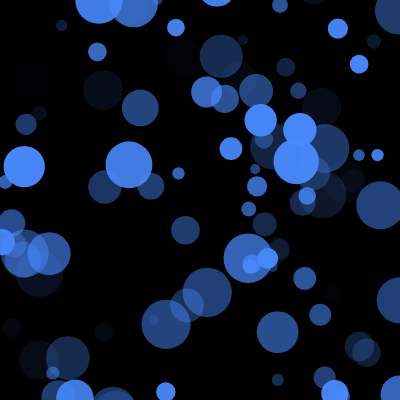
Frame 1 (no input)
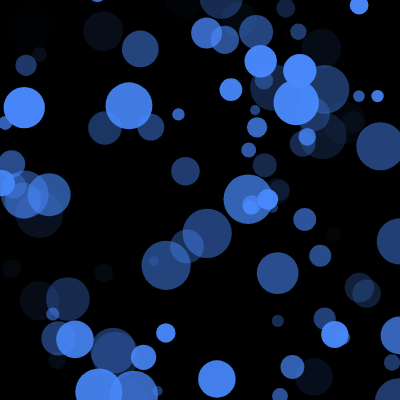
Frame 60 (no input)
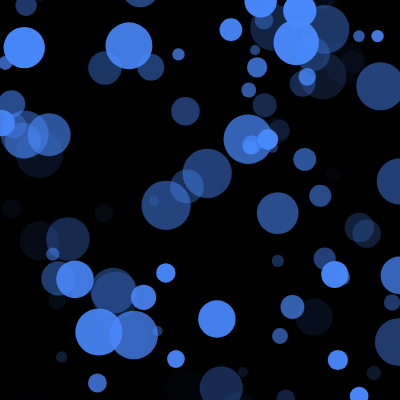
Frame 120 (the mouse pressed at the canvas centre since frame 60)

The p5.js sketch that drew these frames (run headless with seeded random() and noise() and a simulated clock; from frame 60 on, the mouse is pressed at the canvas centre):

// p5.js sketch
// ── sketch.js
var bubbleXPos = [];
var bubbleYPos = [400];
var size = [];
var alpha = [];
var bubbleNumber = 100;

function setup() {
  createCanvas(400, 400);
  fillBubbleLocations();
  fillBubbleSize();
  fillBubbleAlpha();

}

function draw() {
  noStroke();
  background(0);
  bubbleRise();
  drawBubbles();
  
}

	function fillBubbleLocations(){
// iterate 100 times
// assign each element in the bubbleXPos,bubbleYPos arrays 
// a random starting value
  for( var i = 0; i < bubbleNumber; i++){
  bubbleXPos[i] = random (0,width);
  bubbleYPos[i] = random (-25,height+25);
  }
}

// iterate 100 times
// random bubble size 
function fillBubbleSize(){
  for( var i = 0; i < bubbleNumber; i++){
  size[i] = random (10,50);
  }
}

function fillBubbleAlpha(){
  for( var i = 0; i < bubbleNumber; i++){
  alpha[i] = random (0,255);
  }
}

// bubble rise, when the bubble reach the top, return to the bottom
function bubbleRise(){
  for( var i = 0; i < bubbleNumber; i++){
  	bubbleYPos[i]--
    if (bubbleYPos[i] < -25){
    bubbleYPos[i] = height+25
    }
  }
}
  
function drawBubbles(){
   for( var i = 0; i < bubbleNumber; i++){
     fill(73,137,252,alpha[i]);
     ellipse(bubbleXPos[i], bubbleYPos[i], size[i]);
   }
}
